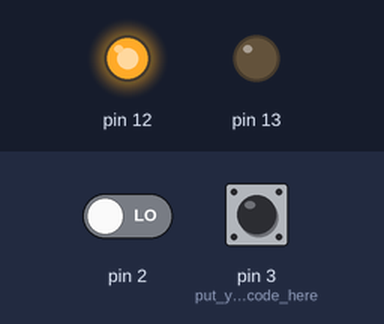
This sketch was run on a simulated Arduino Uno, built with avr-gcc and run on an emulated ATmega328P. Shown: output pins drawn as LEDs (lit = HIGH). The inputs (shaded band) are chosen by the test bench; at power-on: pin 3 (put_your_setup_code_here) LOW, pin 2 LOW.

Above: at 1.2 s.
1.3 s: pin 3 (put_your_setup_code_here) pulled HIGH for 0.15 s
At 1.6 s:
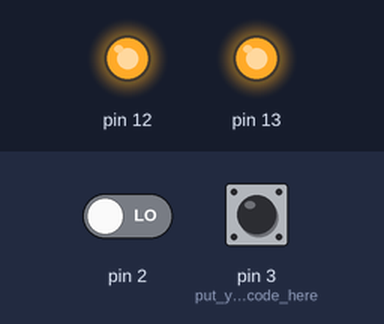
2.9 s: pin 2 driven HIGH
At 4.1 s:
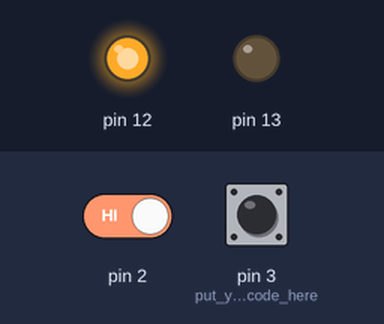
Timing chart, 0 to 5.9 s (numbered marks = the images above; inputs shaded):
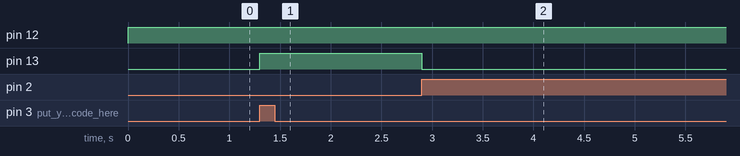

The sketch:

twoSwitchBit.ino
```cpp
void setup() {
  pinMode(2,INPUT);
  pinMode(3,INPUT);// put your setup code here, to run once:
  pinMode(13,OUTPUT);
  pinMode(12,OUTPUT);

}

void loop() {
  if(digitalRead(2)){
    digitalWrite(13,LOW);
  }
  else if(digitalRead(3)){
    digitalWrite(13,HIGH);
  }
  else{
    digitalWrite(12,HIGH);
  }
}
```

Measured:
- after the input at 1.3 s, pin 13: LOW → HIGH at once
- after the input at 2.9 s, pin 13: HIGH → LOW at once
